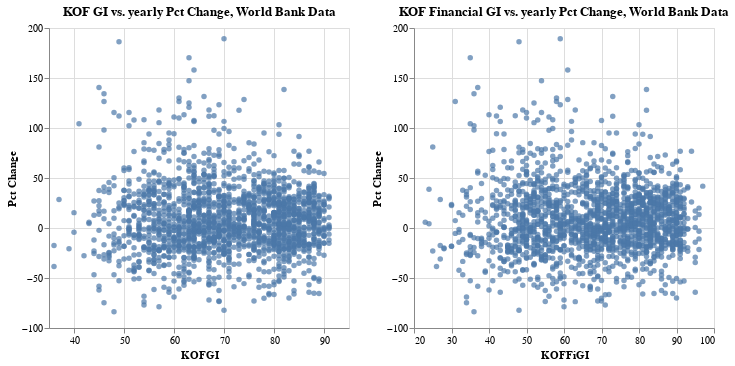

Notebook cell for this chart:
### Code cell
wb_total_index_plot = alt.Chart(wb_df).mark_circle().encode(
    x=alt.X('KOFGI').scale(zero=False),
    y='Pct Change:Q',
    tooltip=['country']
).properties(
    title='KOF GI vs. yearly Pct Change, World Bank Data'
)

wb_fin_index_plot = alt.Chart(wb_df).mark_circle().encode(
    x=alt.X('KOFFiGI').scale(zero=False),
    y='Pct Change:Q',
    tooltip=['country']
).properties(
    title='KOF Financial GI vs. yearly Pct Change, World Bank Data'
)

wb_total_index_plot | wb_fin_index_plot

### Figure 1 — Vega-Lite specification as saved in the notebook (floating-point values rounded to 4 significant figures; data arrays with more than 128 entries replaced by an {"elided": "..."} marker saying what was removed)
{"config": {"view": {"continuousWidth": 300, "continuousHeight": 300}}, "hconcat": [{"mark": {"type": "circle"}, "encoding": {"tooltip": [{"field": "country", "type": "nominal"}], "x": {"field": "KOFGI", "scale": {"zero": false}, "type": "quantitative"}, "y": {"field": "Pct Change", "type": "quantitative"}}, "title": "KOF GI vs. yearly Pct Change, World Bank Data"}, {"mark": {"type": "circle"}, "encoding": {"tooltip": [{"field": "country", "type": "nominal"}], "x": {"field": "KOFFiGI", "scale": {"zero": false}, "type": "quantitative"}, "y": {"field": "Pct Change", "type": "quantitative"}}, "title": "KOF Financial GI vs. yearly Pct Change, World Bank Data"}], "data": {"name": "data-785fb3a7b23f3a3025a96fb3835a2a26"}, "$schema": "https://vega.github.io/schema/vega-lite/v5.8.0.json", "datasets": {"data-785fb3a7b23f3a3025a96fb3835a2a26": {"elided": "1820 records"}}}
